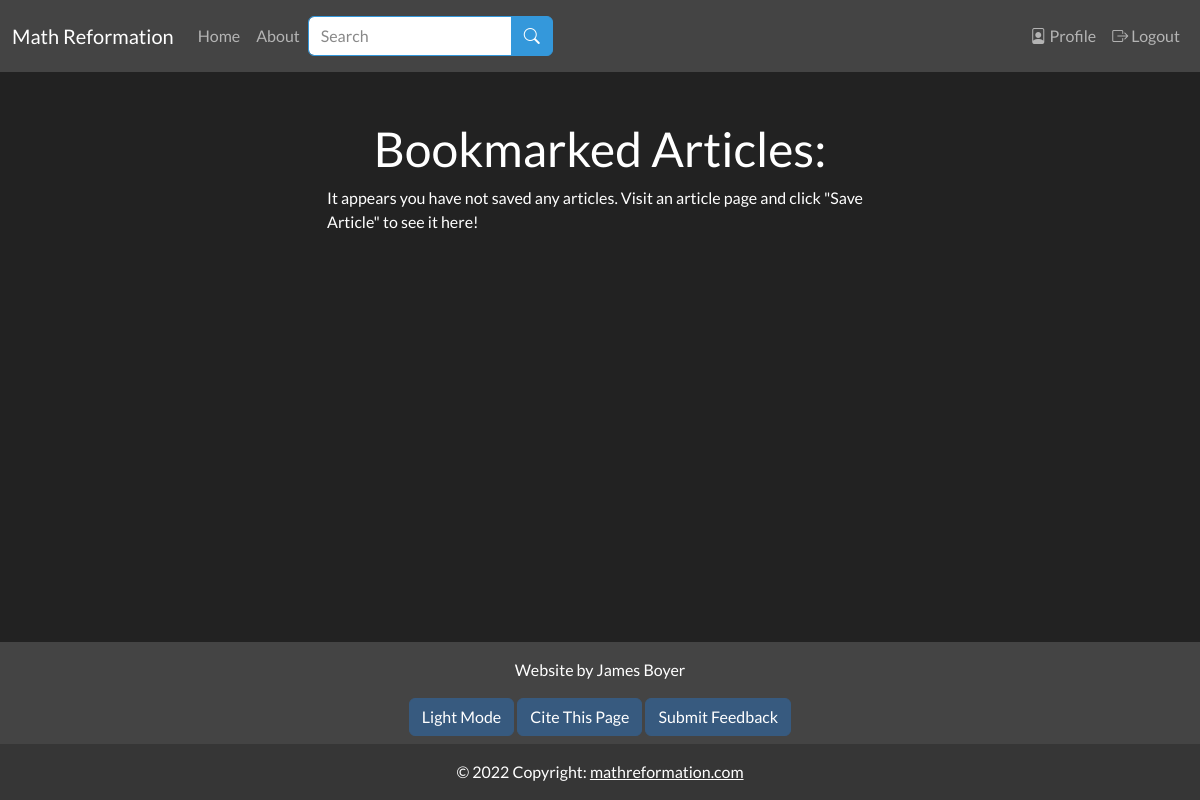
The app's page /profile (signed in), older data.
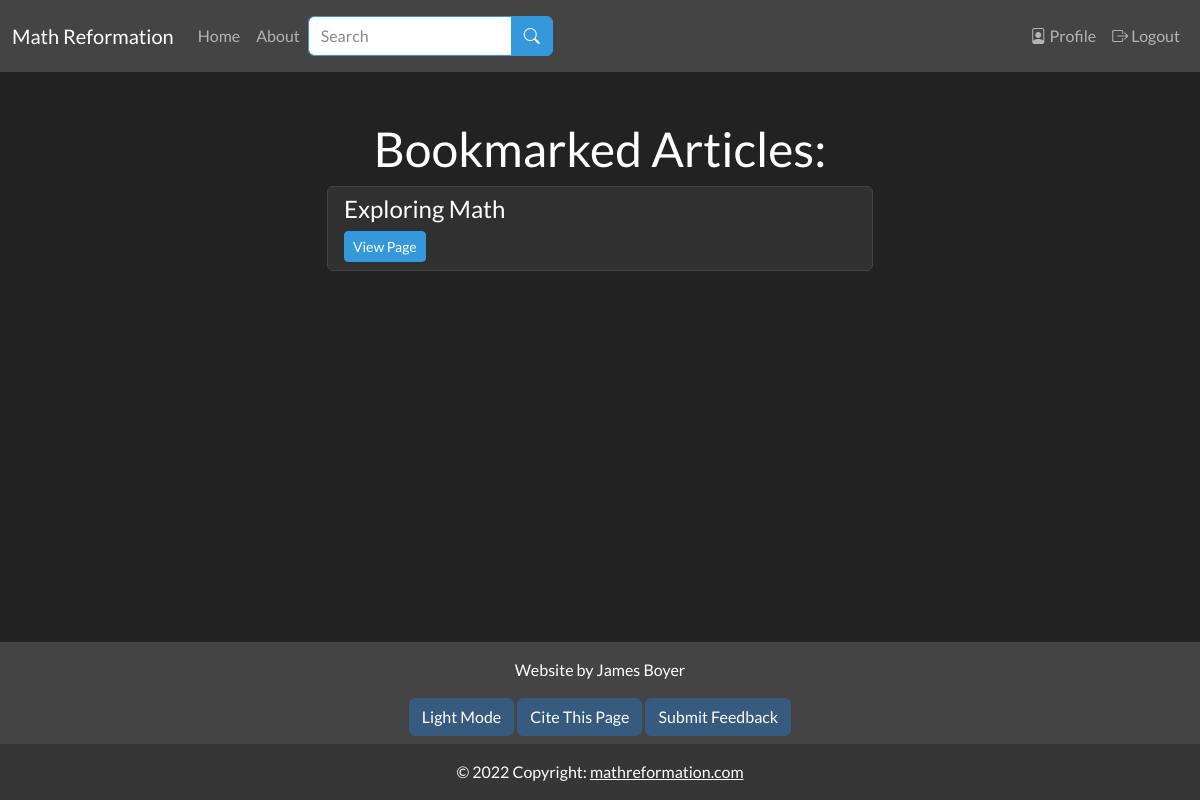
The same page, newer data.
### app/models.py (models this page shows, shortened)
class SearchableMixin(object):
    @classmethod
    def search(cls, expression, page, per_page):
        ids, scores, total = query_index(cls.__tablename__, expression, page, per_page)
        if total == 0:
            return cls.query.filter_by(id=0), [], 0
        when = []
        for i in range(len(ids)):
            when.append((ids[i], i))
        return cls.query.filter(cls.id.in_(ids)).order_by( db.case(when, value=cls.id)), scores, total

class Document(SearchableMixin, db.Model):
    __tablename__ = "document"
    __searchable__ = ["body_main", "name"]
    id = db.Column(db.Integer, primary_key=True)
    name = db.Column(db.String(50), nullable=False, unique=False)
    path = db.Column(db.String(250), unique=True, nullable=False)
    body_main = db.Column(db.String(), index=True)
    body_draft = db.Column(db.String(), index=True)
    date_added = db.Column(db.DateTime, nullable=False,
        default=datetime.utcnow)
    header = db.Column(db.String(), index=True)
    order = db.Column(db.Integer())
    is_visible = db.Column(db.Boolean())
    document_type = db.Column(db.String(10), index=True)
    user_id = db.Column(db.Integer, db.ForeignKey('user.id'))
    prev_page_id = db.Column(db.Integer(), db.ForeignKey("document.id"))
    next_page = db.relationship("Document", backref=backref("prev_page", remote_side=[id]), uselist=False, foreign_keys=[prev_page_id])
    parent_id = db.Column(db.Integer(), db.ForeignKey("document.id"))
    children = db.relationship("Document", backref=backref("parent", remote_side=[id]), foreign_keys=[parent_id])

### app/main/routes.py (the view)
@bp.route("/profile", methods=["GET"])
@login_required
def profile():
    user = User.query.get(current_user.get_id())
    return render_template('main/profile.html', title="Profile", user=user)

### app/main/forms.py
class SearchForm(FlaskForm):
    q = StringField("Search", validators=[DataRequired()])
    submit = SubmitField("Search")
    def __init__(self, *args, **kwargs):
        if 'formdata' not in kwargs:
            kwargs['formdata'] = request.args
        if 'csrf_enabled' not in kwargs:
            kwargs['csrf_enabled'] = False
        super(SearchForm, self).__init__(*args, **kwargs)

### MathReformationWebsite.py (called while the page is built)
@app.context_processor
def add_imports():
    return dict(admin_permission=admin_permission, author_permission=author_permission, editor_permission=editor_permission, g=g)

### app/auth/routes.py (called while the page is built)
@login.user_loader
def load_user(id):
    return User.query.get(int(id))

### app/main/routes.py (called while the page is built)
@bp.before_app_request
def before_request():
    g.search_form = SearchForm(meta={'csrf': False})
    if g.search_form.validate():
        print("here")

### app/templates/main/profile.html (shortened to what this page needs)
{% extends "base.html" %}
{% from 'macros/form_macros.html' import view_document_button %}
{% block content %}
<h1 class="text-center">Bookmarked Articles:</h1>
{% if user.bookmarked_documents %}
<ul class="list-group">
{% for document in user.bookmarked_documents %}
<li class="list-group-item">
    <h4>{{ document.name }}</h4>
    {{ view_document_button(path=document.path, warning=False) }}
</li>
{% endfor %}
{% else %}
<p>It appears you have not saved any articles. Visit an article page and click "Save Article" to see it here!</p>
{% endif %}
{% endblock %}
{% block citation %}
{{ citation_info(page_type="Math Reformation", page_name="Profile") }}
{% endblock %}

### app/templates/macros/form_macros.html (shortened to what this page needs)
{% macro view_document_button(path, warning) -%}
<a href="{{ url_for('main.document_page', path=path) }}" class="btn btn-sm btn-info" role="button"  {% if warning %}onclick="return confirm('Make sure to save document first! Please click on OK to continue.');" {% endif %}>View Page</a>
{%- endmacro %}

Row changes from the older to the newer data that the page shows:
added Document: name "Exploring Math"
Text that changed along with them:
text no longer shown: "It appears you have not saved any articles. Visit an article page and click \"Save Article\" to see it here!"
